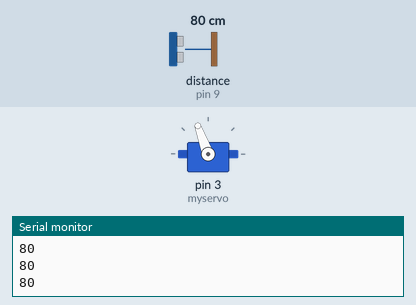
A sketch run on a simulated Arduino Uno, built with avr-gcc and run on an emulated ATmega328P. Parts: servo, the last lines printed to the serial monitor. The test bench sets the inputs (shaded band); at power-on: distance to the obstacle (sensor on pin 9) 80 cm. The echo pulse lasts 58.3 µs per cm.

Above: at 1.2 s.
1.3 s: distance to the obstacle (sensor on pin 9) set to 21 cm
2.8 s: distance to the obstacle (sensor on pin 9) set to 17 cm
At 3.3 s:
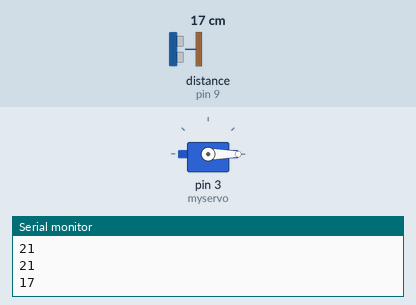
Timing chart, 0 to 10.3 s (numbered marks = the images above; inputs shaded):
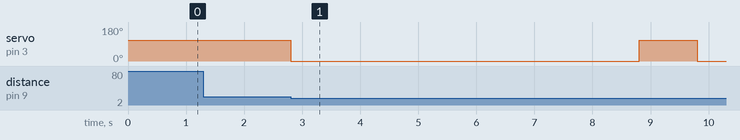

Measured:
- the behaviour switches between 20 and 19 cm on distance to the obstacle (sensor on pin 9) (found by bisection; images 0 and 1)
- after the input at 2.8 s, servo on pin 3 (myservo): 110° → 0° at once, → 110° 6.0 s later, → 0° 1.0 s later

The sketch:

MysmartBin.ino
```cpp
#include <HCSR04.h>
#include <Servo.h>


UltraSonicDistanceSensor radar(13,9);  //pin Trig, Echo
Servo myservo;


void setup() {

myservo.attach(3);   //pin Servo
Serial.begin(9600);
myservo.write(110);  //Debug per il servo, posizione nel mio caso 110°  \\ Debug for Servo, when you plug the current it closes the bin
}

void loop() {

  int measure = radar.measureDistanceCm();
  Serial.println(measure);  //measure for debug  \\ misura per il debug, per vedere quanto lontano si aprirà

 if(measure < 20){

    myservo.write(0);
    delay(6000);    //questo delay permette di far rimanere aperto il cestino per il tempo che volete \\ in this delay the bin will stay open
    myservo.write(110);
   delay(1000);  // Delay di 1 secondo per permettere una corretta chiusura.
   }
   }
```
